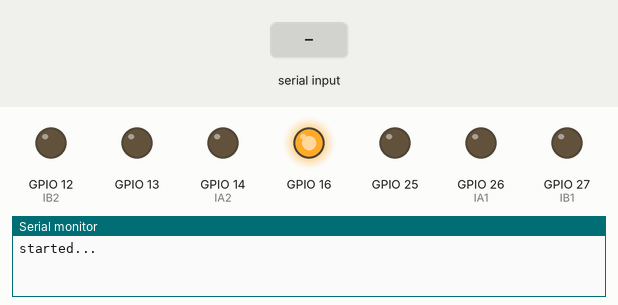
Simulated run of this sketch. Board: ESP32. Parts: output pins drawn as LEDs (lit = HIGH), the last lines printed to the serial monitor. The test bench sets the inputs (shaded band). Nothing arrives over Bluetooth unless stated.

Above: at 2.2 s.
2.3 s: "f" received over the second serial link
At 3.3 s:
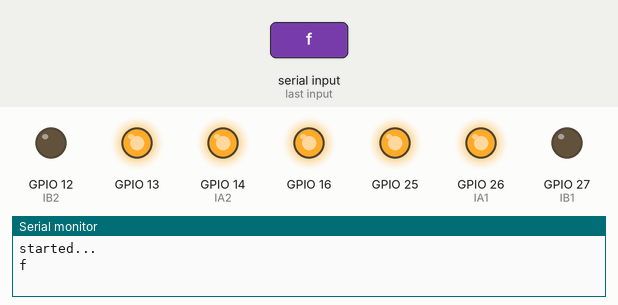
3.8 s: "b" received over the second serial link
At 4.5 s:
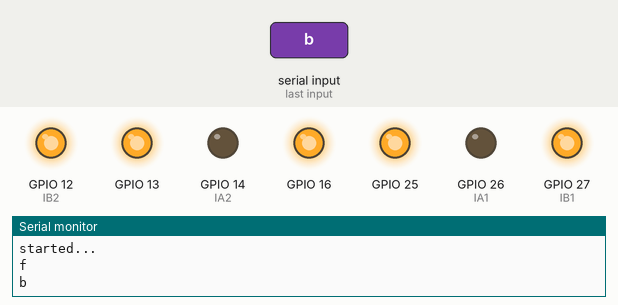
5.3 s: "p" received over the second serial link
At 5.6 s:
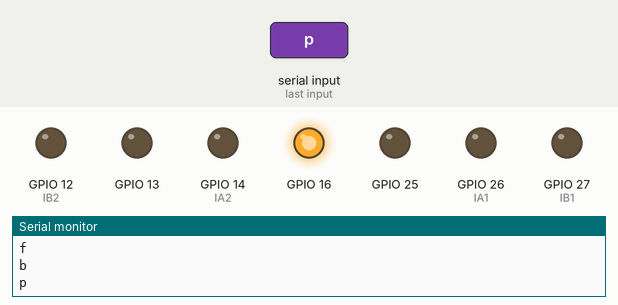
Timing chart, 0 to 8.3 s (numbered marks = the images above; inputs shaded):
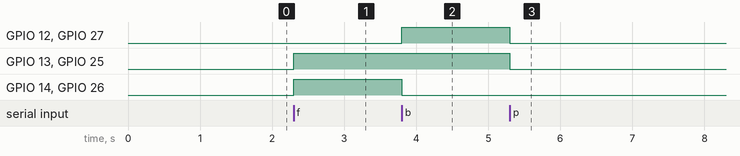

The sketch:

105_bluetooth_robot_control_tb66.ino
```cpp
#include <driver/ledc.h>
#include "BluetoothSerial.h"

BluetoothSerial SerialBT;

#define MSLEEP  16
#define IA1     26
#define IB1     27
#define PWM1    25
#define IA2     14
#define IB2     12
#define PWM2    13


//#define DEFAULT_LEDC_FREQ 20000
//#define DEFAULT_LEDC_RANGE LEDC_TIMER_10_BIT

void motor1_begin(int ia1, int ib1, int pwm1){
  pinMode(ia1, OUTPUT);
  pinMode(ib1, OUTPUT);
  //ledcSetup(LEDC_CHANNEL_0, DEFAULT_LEDC_FREQ, LEDC_TIMER_10_BIT);
  ledcAttach(pwm1, 5000, 8 );
}

void motor2_begin(int ia2, int ib2, int pwm2 ){
  pinMode(ia2, OUTPUT);
  pinMode(ib2, OUTPUT);
  //ledcSetup(LEDC_CHANNEL_0, DEFAULT_LEDC_FREQ, DEFAULT_LEDC_RANGE);
  ledcAttach(pwm2, 5000, 8);
}


void motor_enable(int m_sleep){
  pinMode(m_sleep, OUTPUT);
  digitalWrite(m_sleep, HIGH);
}

void motor1_move_forward(int speed){
  if(speed < 0)
    speed = 0;
  if(speed > 255)
    speed = 255;
  digitalWrite(IA1, HIGH);
  digitalWrite(IB1, LOW);
  ledcWrite(PWM1, speed);
}

void motor2_move_forward(int speed){
  if(speed < 0)
    speed = 0;
  if(speed > 255)
    speed = 255;
  digitalWrite(IA2, HIGH);
  digitalWrite(IB2, LOW);
  ledcWrite(PWM2, speed);
}

void motor1_move_backward(int speed){
  if(speed < 0)
    speed = 0;
  if(speed > 255)
    speed = 255;
  digitalWrite(IA1, LOW);
  digitalWrite(IB1, HIGH);
  ledcWrite(PWM1, speed);
}

void motor2_move_backward(int speed){
  if(speed < 0)
    speed = 0;
  if(speed > 255)
    speed = 255;
  digitalWrite(IA2, LOW);
  digitalWrite(IB2, HIGH);
  ledcWrite(PWM2, speed);
}

void motor1_stop(){
  digitalWrite(IA1, LOW);
  digitalWrite(IB1, LOW);
  ledcWrite(PWM1, 0);
}

void motor2_stop(){
  digitalWrite(IA2, LOW);
  digitalWrite(IB2, LOW);
  ledcWrite(PWM2, 0);
}

void setup() {
  Serial.begin(115200);
  motor1_begin(IA1, IB1, PWM1);
  motor2_begin(IA2, IB2, PWM2);
  //motor3_setup(IA1, IB1, PWM3);
  //motor4_setup(IA1, IB1, PWM4);
  motor_enable(MSLEEP);
  delay(1000);
  Serial.println("started...");
  SerialBT.begin("JD 4wheel robot"); //Bluetooth device name
}

void loop() {
   if (SerialBT.available()) {
      char c = SerialBT.read();
      Serial.println(c);
      if(c == 'f'){
        SerialBT.println("forward");
        motor1_move_forward(255);
        motor2_move_forward(255);
      }else if(c == 'b'){
        SerialBT.println("backward");
        motor1_move_backward(255);
        motor2_move_backward(255);
      }else if(c == 'p'){
        motor1_stop();
        motor2_stop();
      }
    }
}
```

Measured:
- after the input at 2.3 s, GPIO 13, GPIO 14 (IA2), GPIO 25, GPIO 26 (IA1): LOW → HIGH at once
- after the input at 3.8 s, GPIO 12 (IB2), GPIO 27 (IB1): LOW → HIGH at once; GPIO 14 (IA2), GPIO 26 (IA1): HIGH → LOW at once
- after the input at 5.3 s, GPIO 12 (IB2), GPIO 13, GPIO 25, GPIO 27 (IB1): HIGH → LOW at once
